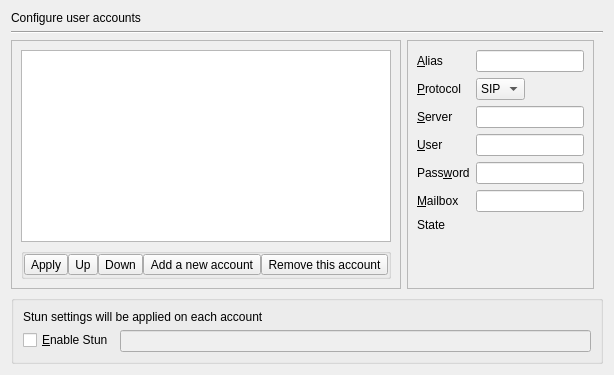
       <widget class="QWidget" name="page_accounts">
        <layout class="QVBoxLayout" name="verticalLayout_2">
         <item>
          <widget class="QLabel" name="label_configAccounts">
           <property name="sizePolicy">
            <sizepolicy hsizetype="Preferred" vsizetype="Preferred">
             <horstretch>0</horstretch>
             <verstretch>0</verstretch>
            </sizepolicy>
           </property>
           <property name="text">
            <string>Configure user accounts</string>
           </property>
          </widget>
         </item>
         <item>
          <widget class="Line" name="line_configAccounts">
           <property name="orientation">
            <enum>Qt::Horizontal</enum>
           </property>
          </widget>
         </item>
         <item>
          <widget class="QWidget" name="widget1_configAccounts" native="true">
           <property name="autoFillBackground">
            <bool>false</bool>
           </property>
           <layout class="QHBoxLayout" name="horizontalLayout_3">
            <property name="sizeConstraint">
             <enum>QLayout::SetDefaultConstraint</enum>
            </property>
            <property name="leftMargin">
             <number>0</number>
            </property>
            <property name="topMargin">
             <number>0</number>
            </property>
            <property name="bottomMargin">
             <number>0</number>
            </property>
            <item>
             <widget class="QFrame" name="frame1_accountList">
              <property name="sizePolicy">
               <sizepolicy hsizetype="Preferred" vsizetype="Preferred">
                <horstretch>1</horstretch>
                <verstretch>0</verstretch>
               </sizepolicy>
              </property>
              <property name="minimumSize">
               <size>
                <width>0</width>
                <height>0</height>
               </size>
              </property>
              <property name="maximumSize">
               <size>
                <width>16777215</width>
                <height>16777215</height>
               </size>
              </property>
              <property name="frameShape">
               <enum>QFrame::StyledPanel</enum>
              </property>
              <property name="frameShadow">
               <enum>QFrame::Raised</enum>
              </property>
              <layout class="QVBoxLayout" name="verticalLayout_6">
               <item>
                <widget class="QListWidget" name="listWidget_accountList">
                 <property name="sizePolicy">
                  <sizepolicy hsizetype="Expanding" vsizetype="Expanding">
                   <horstretch>0</horstretch>
                   <verstretch>0</verstretch>
                  </sizepolicy>
                 </property>
                 <property name="minimumSize">
                  <size>
                   <width>150</width>
                   <height>0</height>
                  </size>
                 </property>
                 <property name="maximumSize">
                  <size>
                   <width>16777215</width>
                   <height>16777215</height>
                  </size>
                 </property>
                 <property name="dragEnabled">
                  <bool>true</bool>
                 </property>
                </widget>
               </item>
               <item>
                <widget class="QGroupBox" name="groupBox_accountListHandle">
                 <property name="sizePolicy">
                  <sizepolicy hsizetype="Preferred" vsizetype="Preferred">
                   <horstretch>0</horstretch>
                   <verstretch>0</verstretch>
                  </sizepolicy>
                 </property>
                 <property name="maximumSize">
                  <size>
                   <width>16777215</width>
                   <height>16777215</height>
                  </size>
                 </property>
                 <property name="layoutDirection">
                  <enum>Qt::RightToLeft</enum>
                 </property>
                 <property name="title">
                  <string/>
                 </property>
                 <property name="alignment">
                  <set>Qt::AlignRight|Qt::AlignTrailing|Qt::AlignVCenter</set>
                 </property>
                 <layout class="QHBoxLayout" name="horizontalLayout_2">
                  <property name="spacing">
                   <number>0</number>
                  </property>
                  <property name="sizeConstraint">
                   <enum>QLayout::SetNoConstraint</enum>
                  </property>
                  <property name="margin">
                   <number>0</number>
                  </property>
                  <item>
                   <widget class="QToolButton" name="button_accountRemove">
                    <property name="sizePolicy">
                     <sizepolicy hsizetype="Fixed" vsizetype="Fixed">
                      <horstretch>0</horstretch>
                      <verstretch>0</verstretch>
                     </sizepolicy>
                    </property>
                    <property name="text">
                     <string>Remove this account</string>
                    </property>
                    <property name="icon">
                     <iconset resource="resources.qrc">
                      <normaloff>:/images/icons/remove.png</normaloff>:/images/icons/remove.png</iconset>
                    </property>
                    <property name="shortcut">
                     <string>+</string>
                    </property>
                   </widget>
                  </item>
                  <item>
                   <widget class="QToolButton" name="button_accountAdd">
                    <property name="sizePolicy">
                     <sizepolicy hsizetype="Fixed" vsizetype="Fixed">
                      <horstretch>0</horstretch>
                      <verstretch>0</verstretch>
                     </sizepolicy>
                    </property>
                    <property name="sizeIncrement">
                     <size>
                      <width>0</width>
                      <height>0</height>
                     </size>
                    </property>
                    <property name="text">
                     <string>Add a new account</string>
                    </property>
                    <property name="icon">
                     <iconset resource="resources.qrc">
                      <normaloff>:/images/icons/add.png</normaloff>:/images/icons/add.png</iconset>
                    </property>
                   </widget>
                  </item>
                  <item>
                   <widget class="QToolButton" name="button_accountDown">
                    <property name="text">
                     <string>Down</string>
                    </property>
                   </widget>
                  </item>
                  <item>
                   <widget class="QToolButton" name="button_accountUp">
                    <property name="text">
                     <string>Up</string>
                    </property>
                   </widget>
                  </item>
                  <item>
                   <spacer name="horizontalSpacer">
                    <property name="orientation">
                     <enum>Qt::Horizontal</enum>
                    </property>
                    <property name="sizeHint" stdset="0">
                     <size>
                      <width>0</width>
                      <height>0</height>
                     </size>
                    </property>
                   </spacer>
                  </item>
                  <item>
                   <widget class="QToolButton" name="toolButton_accountsApply">
                    <property name="text">
                     <string>Apply</string>
                    </property>
                   </widget>
                  </item>
                 </layout>
                </widget>
               </item>
              </layout>
             </widget>
            </item>
            <item>
             <widget class="QFrame" name="frame2_editAccounts">
              <property name="sizePolicy">
               <sizepolicy hsizetype="Expanding" vsizetype="Expanding">
                <horstretch>1</horstretch>
                <verstretch>0</verstretch>
               </sizepolicy>
              </property>
              <property name="frameShape">
               <enum>QFrame::StyledPanel</enum>
              </property>
              <property name="frameShadow">
               <enum>QFrame::Raised</enum>
              </property>
              <layout class="QFormLayout" name="formLayout_2">
               <property name="fieldGrowthPolicy">
                <enum>QFormLayout::ExpandingFieldsGrow</enum>
               </property>
               <item row="0" column="0">
                <widget class="QLabel" name="label1_alias">
                 <property name="text">
                  <string>&amp;Alias</string>
                 </property>
                 <property name="buddy">
                  <cstring>edit1_alias</cstring>
                 </property>
                </widget>
               </item>
               <item row="0" column="1">
                <widget class="QLineEdit" name="edit1_alias">
                 <property name="minimumSize">
                  <size>
                   <width>0</width>
                   <height>0</height>
                  </size>
                 </property>
                </widget>
               </item>
               <item row="1" column="0">
                <widget class="QLabel" name="label2_protocol">
                 <property name="text">
                  <string>&amp;Protocol</string>
                 </property>
                 <property name="buddy">
                  <cstring>edit2_protocol</cstring>
                 </property>
                </widget>
               </item>
               <item row="1" column="1">
                <widget class="QComboBox" name="edit2_protocol">
                 <item>
                  <property name="text">
                   <string>SIP</string>
                  </property>
                 </item>
                 <item>
                  <property name="text">
                   <string>IAX</string>
                  </property>
                 </item>
                </widget>
               </item>
               <item row="2" column="0">
                <widget class="QLabel" name="label3_server">
                 <property name="text">
                  <string>&amp;Server</string>
                 </property>
                 <property name="buddy">
                  <cstring>edit3_server</cstring>
                 </property>
                </widget>
               </item>
               <item row="2" column="1">
                <widget class="QLineEdit" name="edit3_server">
                 <property name="minimumSize">
                  <size>
                   <width>0</width>
                   <height>0</height>
                  </size>
                 </property>
                </widget>
               </item>
               <item row="3" column="0">
                <widget class="QLabel" name="label4_user">
                 <property name="text">
                  <string>&amp;User</string>
                 </property>
                 <property name="buddy">
                  <cstring>edit4_user</cstring>
                 </property>
                </widget>
               </item>
               <item row="3" column="1">
                <widget class="QLineEdit" name="edit4_user"/>
               </item>
               <item row="4" column="0">
                <widget class="QLabel" name="label5_password">
                 <property name="text">
                  <string>Pass&amp;word</string>
                 </property>
                 <property name="buddy">
                  <cstring>edit5_password</cstring>
                 </property>
                </widget>
               </item>
               <item row="4" column="1">
                <widget class="QLineEdit" name="edit5_password">
                 <property name="echoMode">
                  <enum>QLineEdit::PasswordEchoOnEdit</enum>
                 </property>
                </widget>
               </item>
               <item row="5" column="0">
                <widget class="QLabel" name="label6_mailbox">
                 <property name="text">
                  <string>&amp;Mailbox</string>
                 </property>
                 <property name="buddy">
                  <cstring>edit6_mailbox</cstring>
                 </property>
                </widget>
               </item>
               <item row="5" column="1">
                <widget class="QLineEdit" name="edit6_mailbox"/>
               </item>
               <item row="6" column="0">
                <widget class="QLabel" name="label7_state">
                 <property name="text">
                  <string>State</string>
                 </property>
                </widget>
               </item>
               <item row="6" column="1">
                <widget class="QLabel" name="edit7_state">
                 <property name="text">
                  <string/>
                 </property>
                </widget>
               </item>
              </layout>
             </widget>
            </item>
           </layout>
          </widget>
         </item>
         <item>
          <widget class="QGroupBox" name="groupBox_commonSettings">
           <property name="title">
            <string/>
           </property>
           <layout class="QVBoxLayout" name="verticalLayout_10">
            <item>
             <widget class="QLabel" name="label_commonSettings">
              <property name="text">
               <string>Stun settings will be applied on each account</string>
              </property>
             </widget>
            </item>
            <item>
             <layout class="QFormLayout" name="formLayout_commonSettings">
              <property name="fieldGrowthPolicy">
               <enum>QFormLayout::ExpandingFieldsGrow</enum>
              </property>
              <item row="0" column="0">
               <widget class="QCheckBox" name="checkBox_stun">
                <property name="text">
                 <string>&amp;Enable Stun</string>
                </property>
               </widget>
              </item>
              <item row="0" column="1">
               <widget class="QLineEdit" name="lineEdit_stun">
                <property name="enabled">
                 <bool>false</bool>
                </property>
               </widget>
              </item>
             </layout>
            </item>
           </layout>
          </widget>
         </item>
        </layout>
       </widget>
